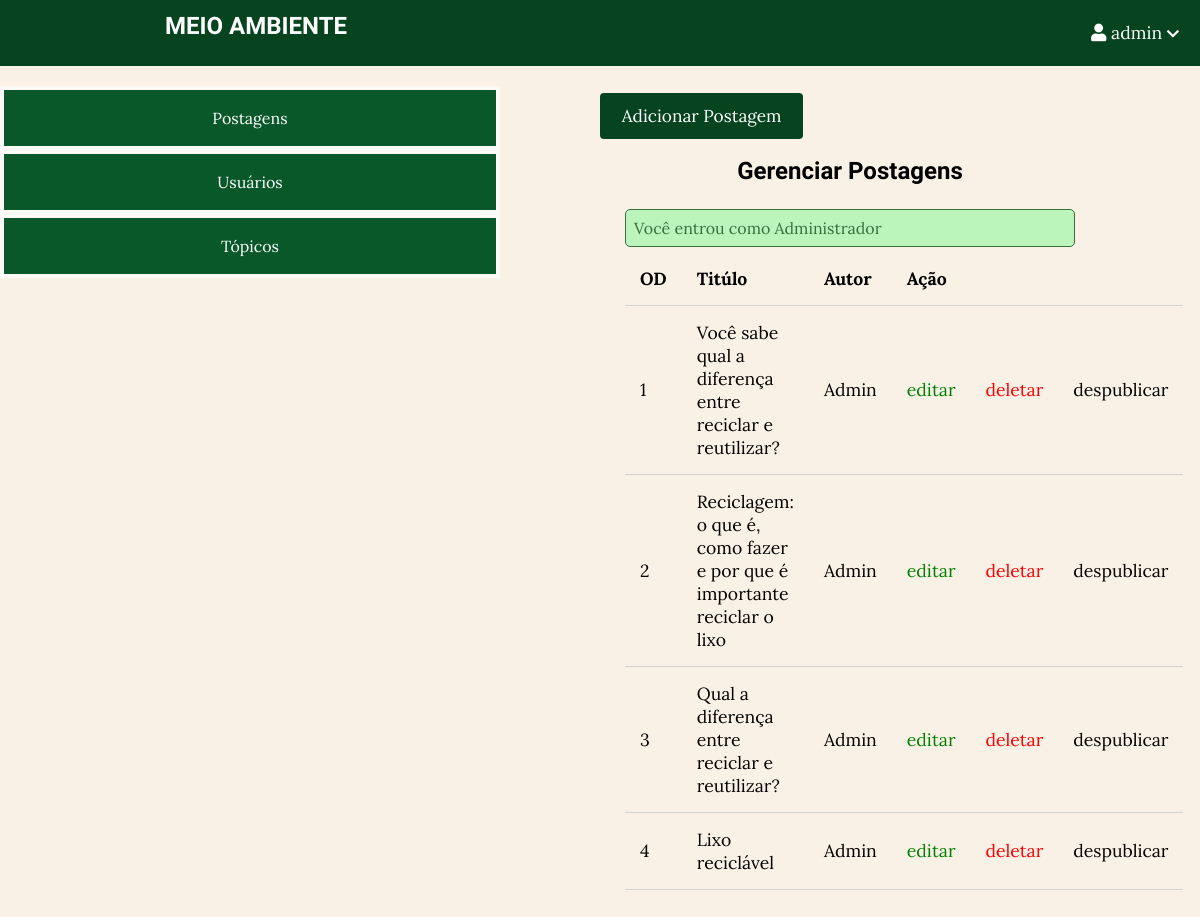
The page /MeioAmbiente/admin/posts/index.php (signed in) on the database its author committed.
### tables this page shows
CREATE TABLE `posts` (
  `id` int(11) NOT NULL,
  `user_id` int(11) NOT NULL,
  `topic_id` int(11) DEFAULT NULL,
  `title` varchar(255) NOT NULL,
  `image` varchar(255) NOT NULL,
  `body` text NOT NULL,
  `published` tinyint(4) NOT NULL,
  `created_at` datetime NOT NULL DEFAULT current_timestamp()
);

### MeioAmbiente/app/database/db.php (called while the page is built, shortened)
<?php
require('connect.php');
function selectAll($table, $conditions = [])
{
    global $conn;
    $sql = "SELECT * FROM $table";
    if (empty($conditions)) {
        $stmt = $conn->prepare($sql);
        $stmt->execute();
        $records = $stmt->get_result()->fetch_all(MYSQLI_ASSOC);
        return $records;
    }
}

### MeioAmbiente/app/controllers/posts.php (called while the page is built, shortened)
<?php
include(ROOT_PATH . "/app/database/db.php");
$table = 'posts';
$posts = selectAll($table);

### MeioAmbiente/admin/posts/index.php (the view, shortened to what this page needs)
<?php include(ROOT_PATH . "/app/controllers/posts.php");
?>
<!DOCTYPE html>
<html lang="pt-br">
<head>
    <link rel="stylesheet" href="https://use.fontawesome.com/releases/v5.7.2/css/all.css">
    <link rel="stylesheet" href="../../assets/css/style.css">
    <link rel="stylesheet" href="../../assets/css/admin.css">
</head>
<body>
    <?php include(ROOT_PATH . "/app/includes/adminHeader.php"); ?>
    <div class="admin-wrapper">
        <?php include(ROOT_PATH . "/app/includes/adminSidebar.php"); ?>
        <div class="admin-content">
            <div class="button-group">
                <a href="create.php" class="btn btn-big">Adicionar Postagem</a>
            </div>
            <div class="content">
                <h2 class="page-title">Gerenciar Postagens</h2>
                <?php include(ROOT_PATH . "/app/includes/messages.php"); ?>
                <table>
                    <thead>
                        <th>OD</th>
                        <th>Titúlo</th>
                        <th>Autor</th>
                        <th colspan="3">Ação</th>
                    </thead>
                    <tbody>
                        <?php foreach ($posts as $key => $post) : ?>
                            <tr>
                                <td><?php echo $key + 1; ?></td>
                                <td><?php echo $post['title'] ?></td>
                                <td>Admin</td>
                                <td><a href="edit.php?id=<?php echo $post['id']; ?>" class="edit">editar</a></td>
                                <td><a href="edit.php?delete_id=<?php echo $post['id']; ?>" class="delete">deletar</a></td>
                                <?php if ($post['published']) : ?>
                                    <td><a href="edit.php?published=0&p_id=<?php echo $post['id'] ?>" class="unpublish">despublicar</a></td>
                                <?php else : ?>
                                    <td><a href="edit.php?published=1&p_id=<?php echo $post['id'] ?>" class="publish">publicar</a></td>
                                <?php endif; ?>
                            </tr>
                        <?php endforeach; ?>
                    </tbody>
                </table>
            </div>
        </div>
    </div>
</body>
</html>

### MeioAmbiente/assets/css/style.css (style rules this page uses)
* { box-sizing: border-box; }
html, body { padding: 0px; margin: 0px; background: #FAF1E6; font-family: "Lora", serif; }
h1, h2, h3, h4, h5, h6 { font-family: "Candal", serif; color: #000000; margin: 5px; }
a { text-decoration: none; color: inherit; }
.btn { padding: 0.5rem 1rem; background: #064420; color: white; border: 1px solid transparent; border-radius: 0.25rem; font-size: 1.08em; font-family: "Lora", serif; }
.btn-big { padding: 0.7rem 1.3rem; line-height: 1.3rem; }
.content { width: 90%; margin: 30px auto 30px; }

### MeioAmbiente/assets/css/admin.css (style rules this page uses)
.admin-wrapper { display: flex; height: calc(100% - 66px); }
.admin-wrapper .admin-content { flex: 8; height: 100%; padding: 40px 100px 100px; overflow-y: scroll; }
.admin-content .page-title { text-align: center; margin-bottom: 1.5rem; }
table { width: 100%; border-collapse: collapse; font-size: 1.1rem; }
th, td { padding: 15px; text-align: left; border-bottom: 1px solid #d3d3d3; }
.edit { color: green; }
.delete { color: red; }

### rows shown on the page
posts: title "Você sabe qual a diferença entre reciclar e reutilizar?"
posts: title "Reciclagem: o que é, como fazer e por que é importante reciclar o lixo"
posts: title "Qual a diferença entre reciclar e reutilizar?"
posts: title "Lixo reciclável"

### other values the page prints
$_SESSION['username'] "admin"
$_SESSION['message'] "Você entrou como Administrador"
